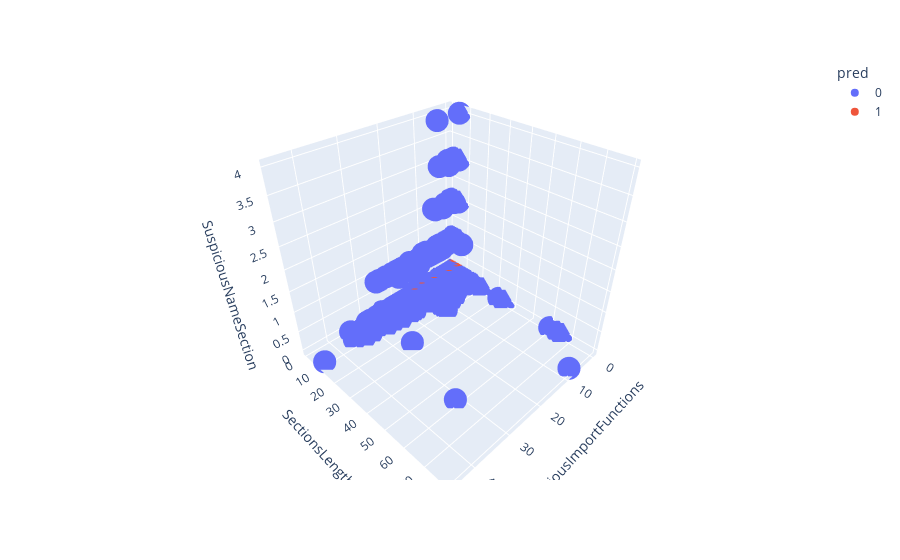

Source (notebook cell):
### Code cell
# We will see how the algorithm did and plot the algorithm's clusters
fig = px.scatter_3d(
    df,
    x="SuspiciousImportFunctions",
    y="SectionsLength",
    z="SuspiciousNameSection",
    color="pred",
)
fig.show()

### Figure 1 — Plotly figure (JSON) as saved in the notebook; plotly's stock layout.template omitted (floating-point values rounded to 4 significant figures; data arrays with more than 128 entries replaced by an {"elided": "..."} marker saying what was removed)
{"data": [{"hovertemplate": "pred=0<br>SuspiciousImportFunctions=%{x}<br>SectionsLength=%{y}<br>SuspiciousNameSection=%{z}<extra></extra>", "legendgroup": "0", "marker": {"color": "#636efa", "symbol": "circle"}, "mode": "markers", "name": "0", "scene": "scene", "showlegend": true, "type": "scatter3d", "x": {"elided": "19526 int values"}, "y": {"elided": "19526 int values"}, "z": {"elided": "19526 int values"}}, {"hovertemplate": "pred=1<br>SuspiciousImportFunctions=%{x}<br>SectionsLength=%{y}<br>SuspiciousNameSection=%{z}<extra></extra>", "legendgroup": "1", "marker": {"color": "#EF553B", "symbol": "circle"}, "mode": "markers", "name": "1", "scene": "scene", "showlegend": true, "type": "scatter3d", "x": [9, 9, 16, 0, 13, 0, 0, 0, 0, 0, 0, 0, 0, 0, 0, 0, 0, 0, 4, 0, 0, 0, 0, 0, 0, 0, 0, 0, 0, 0, 0, 0, 0, 0, 0, 0, 0, 0, 0, 0, 0, 0, 0, 0, 0, 0, 0, 0, 0, 0, 0, 0, 0, 0, 1, 0, 0, 0, 0, 0, 0, 0, 0, 0, 0, 0, 0, 0, 0, 0, 0, 0, 0, 0, 0, 0, 0, 0, 0, 0, 0, 0, 0, 0, 0], "y": [6, 6, 6, 4, 5, 4, 4, 4, 4, 4, 4, 4, 4, 4, 2, 4, 4, 4, 7, 4, 4, 4, 4, 4, 4, 4, 4, 4, 4, 4, 4, 4, 4, 4, 4, 4, 4, 4, 4, 4, 4, 4, 4, 4, 4, 4, 4, 4, 4, 4, 4, 4, 4, 4, 7, 4, 4, 2, 3, 4, 7, 3, 4, 4, 4, 4, 4, 8, 4, 4, 4, 6, 4, 4, 4, 4, 4, 4, 4, 4, 4, 4, 2, 4, 4], "z": [0, 0, 0, 0, 0, 0, 0, 0, 0, 0, 0, 0, 0, 0, 0, 0, 0, 0, 0, 0, 0, 0, 0, 0, 0, 0, 0, 0, 0, 0, 0, 0, 0, 0, 0, 0, 0, 0, 0, 0, 0, 0, 0, 0, 0, 0, 0, 0, 0, 0, 0, 0, 0, 0, 0, 0, 0, 0, 0, 0, 0, 0, 0, 0, 0, 0, 0, 0, 0, 0, 0, 0, 0, 0, 0, 0, 0, 0, 0, 0, 0, 0, 0, 0, 0]}], "layout": {"legend": {"title": {"text": "pred"}, "tracegroupgap": 0}, "margin": {"t": 60}, "scene": {"domain": {"x": [0, 1], "y": [0, 1]}, "xaxis": {"title": {"text": "SuspiciousImportFunctions"}}, "yaxis": {"title": {"text": "SectionsLength"}}, "zaxis": {"title": {"text": "SuspiciousNameSection"}}}}}
